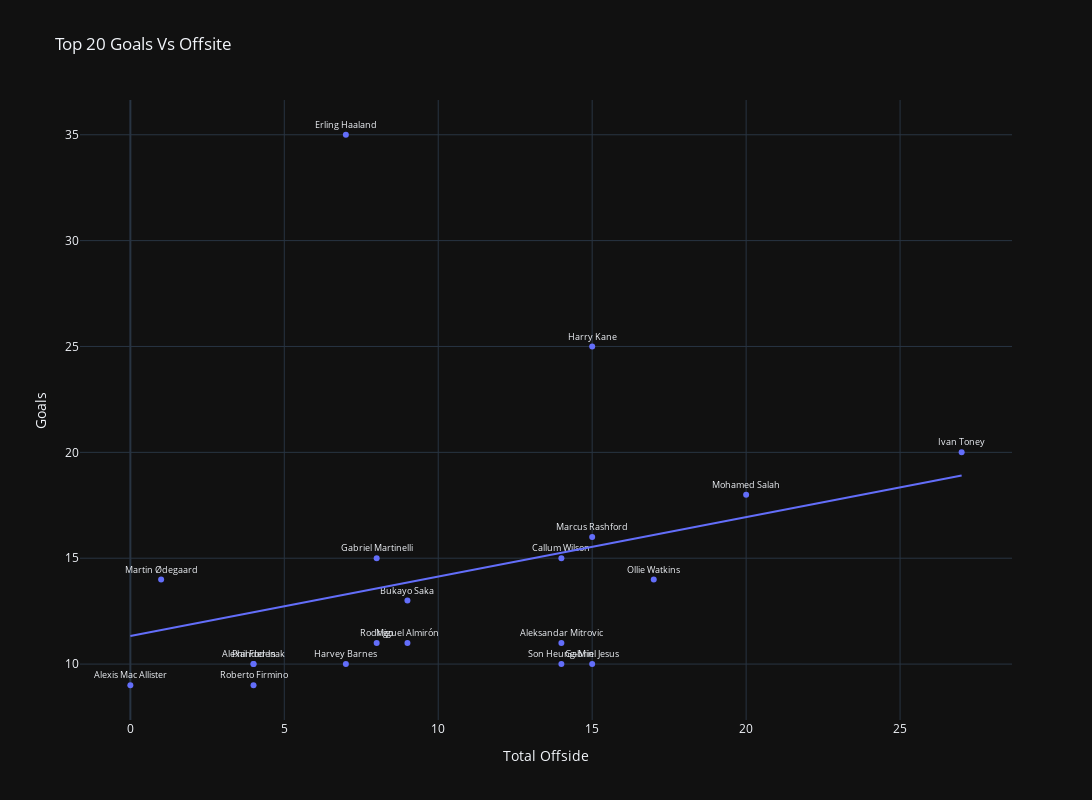

Source (notebook cell):
### Code cell
# Create a scatterplot of the top 20 players by Shots_per_Goal vs Goals
fig = px.scatter(
    full_df[:20],
    x="Total Offside",
    y="Goals",
    title="Top 20 Goals Vs Offsite",
    height=800,
    width=1100,
    text="Player",
    template="plotly_dark",trendline="ols"
)
fig.update_traces(textposition="top center", orientation="v", textfont_size=8.5)
fig.show()

### Figure 1 — Plotly figure (JSON) as saved in the notebook; plotly's stock layout.template omitted (floating-point values rounded to 4 significant figures)
{"data": [{"hovertemplate": "Total Offside=%{x}<br>Goals=%{y}<br>Player=%{text}<extra></extra>", "legendgroup": "", "marker": {"color": "#636efa", "symbol": "circle"}, "mode": "markers+text", "name": "", "orientation": "v", "showlegend": false, "text": ["Erling Haaland", "Harry Kane", "Ivan Toney", "Mohamed Salah", "Marcus Rashford", "Gabriel Martinelli", "Callum Wilson", "Ollie Watkins", "Martin Ødegaard", "Bukayo Saka", "Miguel Almirón", "Aleksandar Mitrovic", "Rodrigo", "Harvey Barnes", "Gabriel Jesus", "Phil Foden", "Alexander Isak", "Son Heung-Min", "Roberto Firmino", "Alexis Mac Allister"], "textfont": {"size": 8.5}, "textposition": "top center", "type": "scatter", "x": [7, 15, 27, 20, 15, 8, 14, 17, 1, 9, 9, 14, 8, 7, 15, 4, 4, 14, 4, 0], "xaxis": "x", "y": [35, 25, 20, 18, 16, 15, 15, 14, 14, 13, 11, 11, 11, 10, 10, 10, 10, 10, 9, 9], "yaxis": "y"}, {"hovertemplate": "<b>OLS trendline</b><br>Goals = 0.280661 * Total Offside + 11.325<br>R<sup>2</sup>=0.088371<br><br>Total Offside=%{x}<br>Goals=%{y} <b>(trend)</b><extra></extra>", "legendgroup": "", "marker": {"color": "#636efa", "symbol": "circle"}, "mode": "lines", "name": "", "orientation": "v", "showlegend": false, "textfont": {"size": 8.5}, "textposition": "top center", "type": "scatter", "x": [0, 1, 4, 4, 4, 7, 7, 8, 8, 9, 9, 14, 14, 14, 15, 15, 15, 17, 20, 27], "xaxis": "x", "y": [11.32, 11.61, 12.45, 12.45, 12.45, 13.29, 13.29, 13.57, 13.57, 13.85, 13.85, 15.25, 15.25, 15.25, 15.53, 15.53, 15.53, 16.1, 16.94, 18.9], "yaxis": "y"}], "layout": {"height": 800, "legend": {"tracegroupgap": 0}, "title": {"text": "Top 20 Goals Vs Offsite"}, "width": 1100, "xaxis": {"anchor": "y", "domain": [0, 1], "title": {"text": "Total Offside"}}, "yaxis": {"anchor": "x", "domain": [0, 1], "title": {"text": "Goals"}}}}
